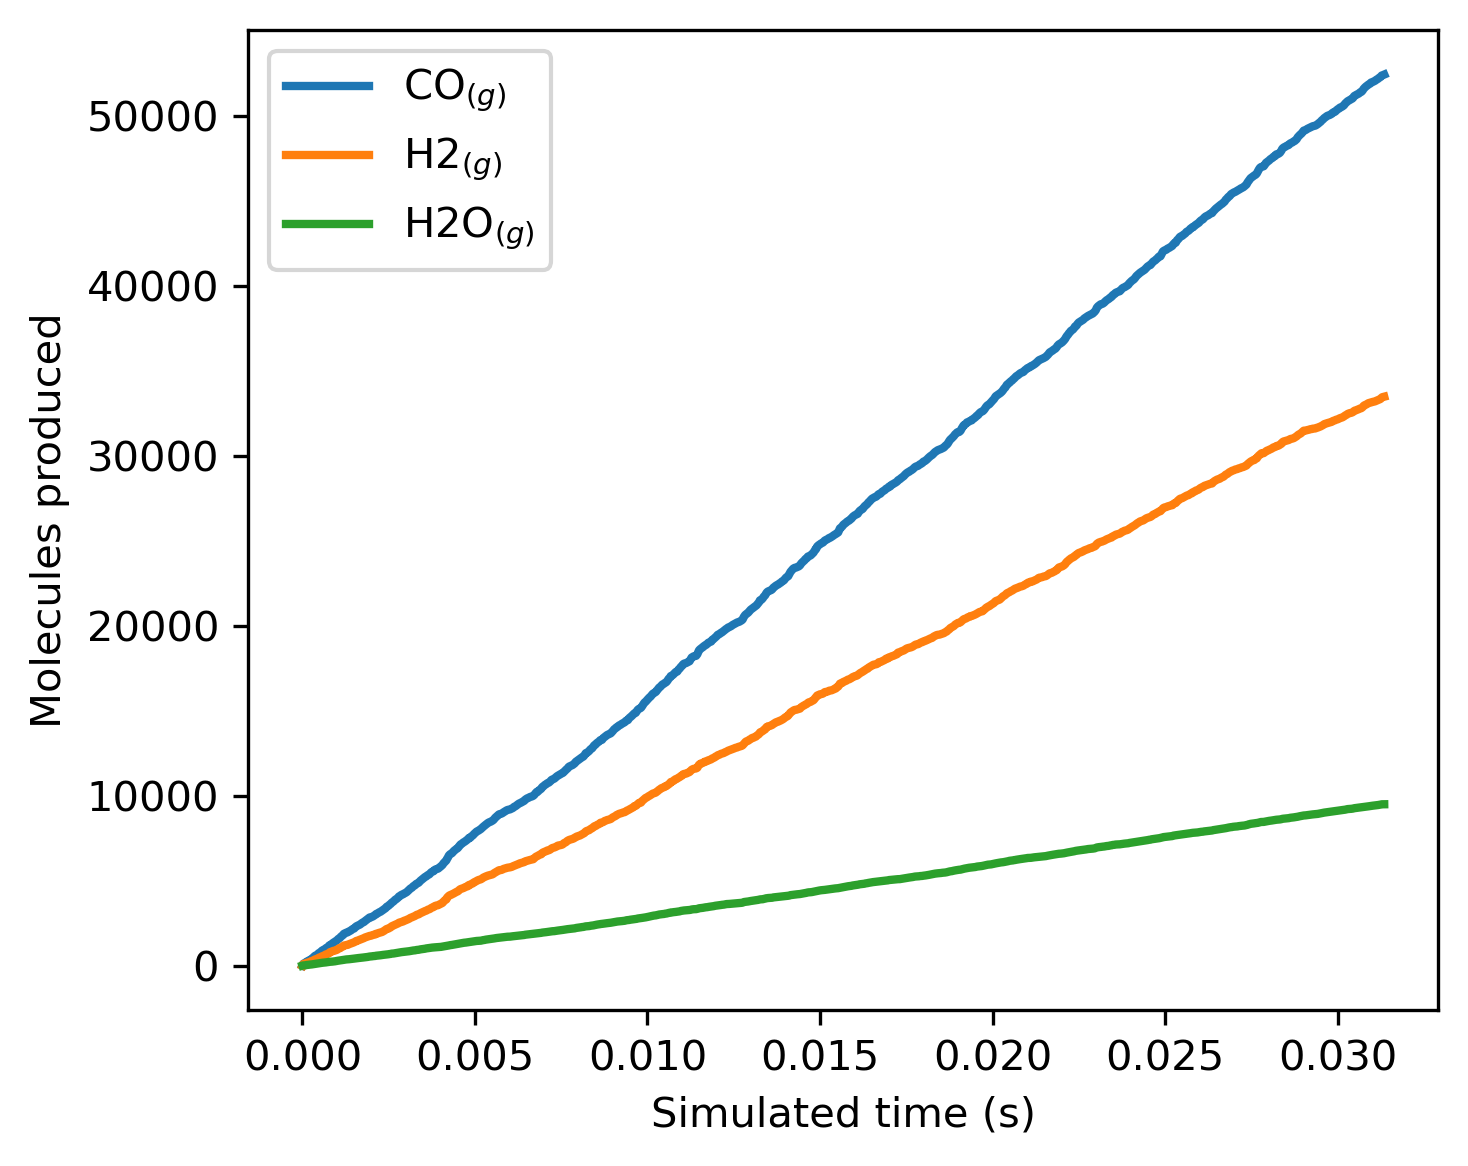

The Python source for this figure:
import matplotlib.pyplot as plt
from zacrostools.kmc_output import KMCOutput

kmc_output = KMCOutput(
    path='simulation_results/CH4_3.728e-01#CO2_4.394e-01',
    analysis_range=[0, 100],
    range_type='time',
    weights='time')

plt.figure(figsize=(5, 4))
for gas_spec_name in kmc_output.gas_specs_names:
    if kmc_output.tof[gas_spec_name] > 0.0 and kmc_output.production[gas_spec_name][-1] > 0:
        plt.plot(kmc_output.time, kmc_output.production[gas_spec_name], linewidth=2, label=gas_spec_name + '$_{(g)}$')

plt.xlabel('Simulated time (s)')
plt.ylabel('Molecules produced')
plt.legend()

plt.tight_layout()
plt.savefig('molecules_produced.png', dpi=300, bbox_inches='tight', transparent=False)
plt.show()
